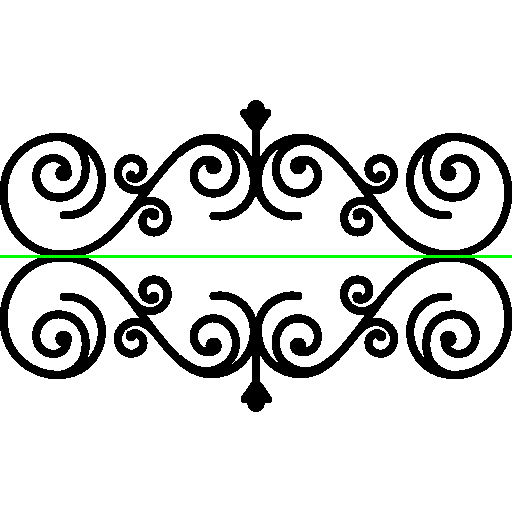

Source code (Python):
# horizontally symmetric

import cv2
import matplotlib.pyplot as plt
import numpy as np

img = cv2.imread('horizontal.png')

if img is None :
    print('Could not open or find the image')

else:   
    gray = cv2.cvtColor(img, cv2.COLOR_BGR2GRAY)
    img_symmetry = img.copy()
    cv2.line(img_symmetry, (0, gray.shape[0]//2), (gray.shape[1], gray.shape[0]//2), (0, 255, 0), 2)

# save the image
cv2.imwrite('horizontal_symmetry.png', img_symmetry)
# display the image
plt.imshow(cv2.cvtColor(img_symmetry, cv2.COLOR_BGR2RGB))
plt.axis('off')
plt.show()
